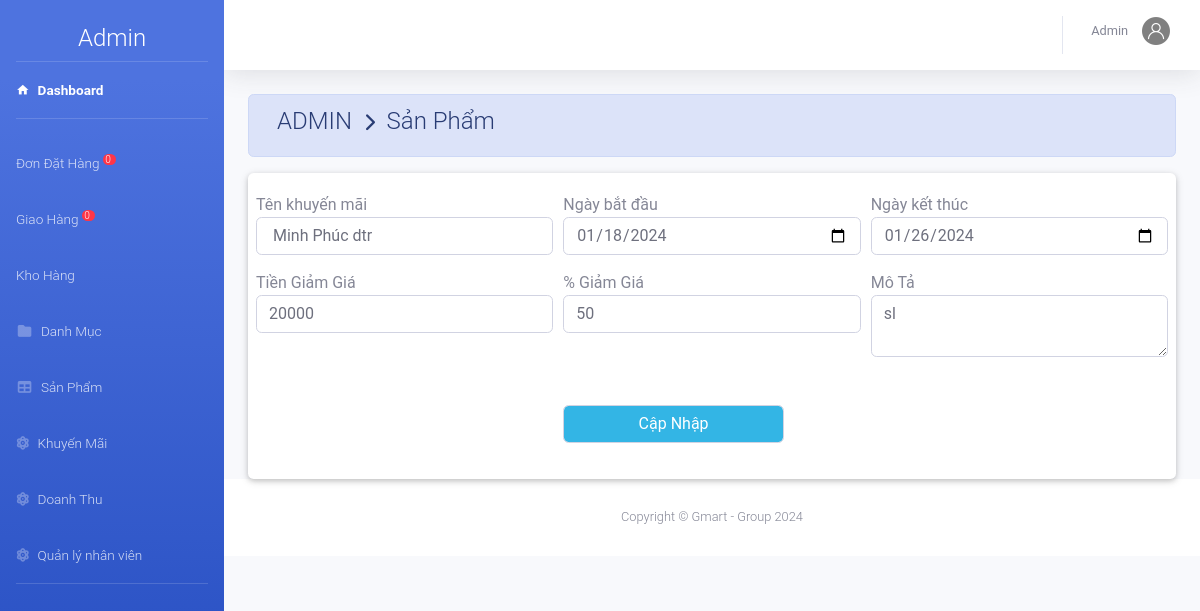
Screenshot of /admin/index.php?action=khuyenmai&view=sua&makm=6 (signed in) with the database file from the repository.
### tables this page shows
CREATE TABLE `khuyenmai` (
  `MaKM` int NOT NULL,
  `TenKM` varchar(50) DEFAULT NULL,
  `MoTa` varchar(11) DEFAULT NULL,
  `KM_PT` int DEFAULT NULL,
  `TienKM` decimal(10,0) DEFAULT NULL,
  `NgayBD` date DEFAULT NULL,
  `NgayKT` date DEFAULT NULL
);

### admin/khuyenmai/sua.php (the view, shortened to what this page needs)
<?php
    $id=$_GET['makm'];
    $sql_sua="SELECT * FROM `khuyenmai` WHERE MaKM=$id";
    $rs_sua=mysqli_query($conn,$sql_sua);
    $kq=mysqli_fetch_array($rs_sua)
?>
<div class="container-fluid">
    <div class=" alert alert-primary">
        <h4 class="page-title">
             ADMIN &#160;<i class="fas fa-chevron-right" style="font-size: 18px"></i>&#160; Sản Phẩm
        </h4>
    </div>
    <div class="card card-body ">
        <div class="row">
            <form class="form-row " method="GET" action="khuyenmai/xuly.php" enctype="multipart/form-data">
                <div class="form-group col-sm-4">
                    <label class="m-auto" for="th">Tên khuyến mãi</label>
                    <input type="text" class="form-control" name="tkm" value="<?php echo $kq['TenKM'] ?>" required>
                </div>
                <div class="form-group col-sm-4">
                    <label class="m-auto" for="th">Ngày bắt đầu</label>
                    <input type="date" class="form-control" name="nbd" value="<?php echo $kq['NgayBD'] ?>" required>
                </div>
                <div class="form-group col-sm-4">
                    <label class="m-auto" for="th">Ngày kết thúc</label>
                    <input type="date" class="form-control" name="nkt" value="<?php echo $kq['NgayKT'] ?>" required>
                </div>
                <div class="form-group col-sm-4">
                    <label class="m-auto" for="th">Tiền Giảm Giá</label>
                    <input type="text" class="form-control" name="t" value="<?php echo $kq['TienKM'] ?>">
                </div>
                <div class="form-group col-sm-4">
                    <label class="m-auto" for="th">% Giảm Giá</label>
                    <input type="text" class="form-control" name="pt" value="<?php echo $kq['KM_PT'] ?>">
                </div>
                <div class="form-group col-sm-4">
                    <label class="m-auto" for="th">Mô Tả</label>
                    <textarea class="form-control" name="mt" required><?php echo $kq['MoTa'] ?></textarea>
                </div>
                <div class="form-group col-sm-4 "></div>
                <div class="form-group col-sm-3 "><label for="masv">&emsp;</label><input type="submit"
                        class="form-control badge-info" name="sua" value="Cập Nhập"></div>
            </form>
        </div>
    </div>

### rows the page displays
khuyenmai: tkm "Minh Phúc dtr", nbd "01/18/2024", nkt "01/26/2024", t "20000", pt "50", mt "sl"

### other values shown
$dem "0"
$nv['TenNV'] "Admin"
